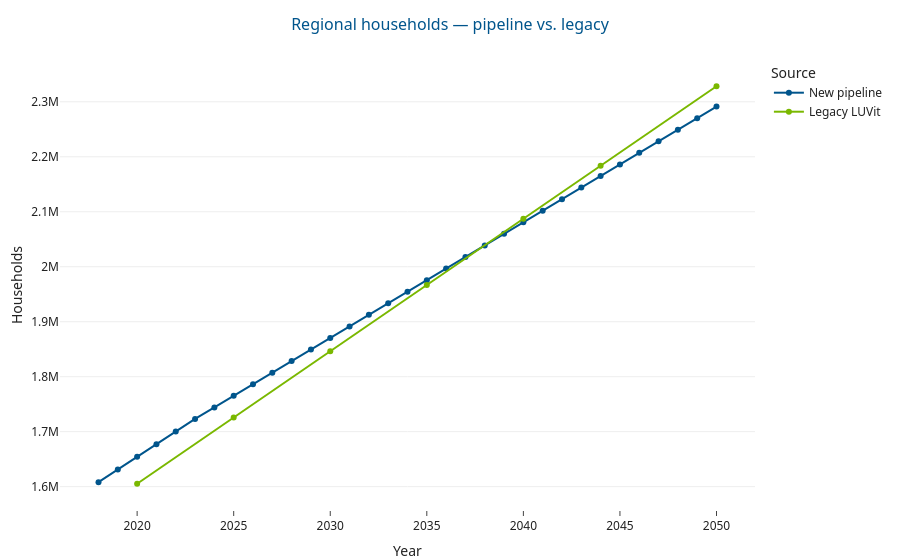

This figure's notebook cell:
### Markdown cell above
## Regional households — controls vs. legacy LUVit

### Code cell
reg = load_unrolled_regional()[['year', 'total_hh']].copy()
reg['source'] = 'New pipeline'
legacy = load_legacy_units()
frames = [reg]
if legacy is not None and 'total_hh' in legacy.columns:
    leg = legacy[['year', 'total_hh']].copy()
    leg['source'] = 'Legacy LUVit'
    frames.append(leg)
compare = pd.concat(frames, ignore_index=True)
fig = px.line(
    compare, x='year', y='total_hh', color='source', markers=True,
    title='Regional households — pipeline vs. legacy',
    labels={'total_hh': 'Households', 'year': 'Year', 'source': 'Source'},
)
if legacy is None:
    fig.add_annotation(
        text='Legacy LUVit estimates not available for this run.',
        xref='paper', yref='paper', x=0.5, y=1.08,
        showarrow=False, font=dict(color='#888'),
    )
apply_plotly_theme(fig)

### Figure 1 — Plotly figure (JSON) as saved in the notebook; plotly's stock layout.template omitted (floating-point values rounded to 4 significant figures)
{"data": [{"hovertemplate": "Source=New pipeline<br>Year=%{x}<br>Households=%{y}<extra></extra>", "legendgroup": "New pipeline", "line": {"color": "#00558C", "dash": "solid"}, "marker": {"symbol": "circle"}, "mode": "lines+markers", "name": "New pipeline", "orientation": "v", "showlegend": true, "type": "scatter", "x": [2018, 2019, 2020, 2021, 2022, 2023, 2024, 2025, 2026, 2027, 2028, 2029, 2030, 2031, 2032, 2033, 2034, 2035, 2036, 2037, 2038, 2039, 2040, 2041, 2042, 2043, 2044, 2045, 2046, 2047, 2048, 2049, 2050], "xaxis": "x", "y": [1608185, 1631171, 1654160, 1677146, 1700141, 1723136, 1744174, 1765210, 1786255, 1807297, 1828340, 1849379, 1870425, 1891466, 1912509, 1933554, 1954591, 1975631, 1996677, 2017728, 2038761, 2059803, 2080843, 2101882, 2122931, 2143975, 2165009, 2186059, 2207098, 2228142, 2249180, 2270226, 2291272], "yaxis": "y"}, {"hovertemplate": "Source=Legacy LUVit<br>Year=%{x}<br>Households=%{y}<extra></extra>", "legendgroup": "Legacy LUVit", "line": {"color": "#7AB800", "dash": "solid"}, "marker": {"symbol": "circle"}, "mode": "lines+markers", "name": "Legacy LUVit", "orientation": "v", "showlegend": true, "type": "scatter", "x": [2020, 2025, 2030, 2035, 2040, 2044, 2050], "xaxis": "x", "y": [1605263, 1725768, 1846265, 1966773, 2087279, 2183675, 2328281], "yaxis": "y"}], "layout": {"legend": {"title": {"text": "Source"}, "tracegroupgap": 0}, "title": {"text": "Regional households — pipeline vs. legacy"}, "xaxis": {"anchor": "y", "domain": [0.0, 1.0], "title": {"text": "Year"}}, "yaxis": {"anchor": "x", "domain": [0.0, 1.0], "title": {"text": "Households"}}}}
